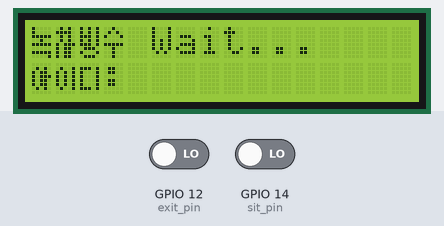
Bench run of a sketch on a simulated ESP8266 (NodeMCU). On the bench: 16×2 character LCD. The inputs (shaded band) are chosen by the test bench; at power-on: GPIO 12 (exit_pin) LOW, GPIO 14 (sit_pin) LOW. WiFi joins after 1.5 s; servers stay silent unless stated; the Firebase database answers and starts empty; what the sketch prints to the serial monitor is not drawn.

Above: at 0.2 s.
At 1.82 s:
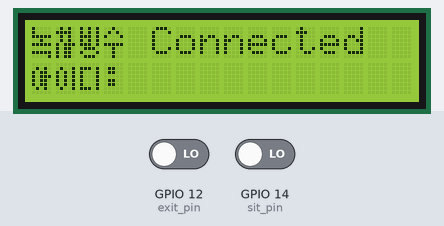

The sketch:

final.ino
```cpp
#include <ESP8266WiFi.h>
#include <FirebaseArduino.h>

#include <Wire.h>

#include <LiquidCrystal_I2C.h>

LiquidCrystal_I2C lcd(0x27, 16, 2);

#define WIFI_SSID "WIFI ID HERE"
#define WIFI_PASSWORD "WIFIPW HERE"

#define FIREBASE_HOST "FIREBASEURL HERE"
#define FIREBASE_AUTH "FIREBASE PASSWD HERE"

uint8_t putChar1[8] = {0xf0,0xf0,0x1f,0x4,0x1f,0x0,0x1f,0x21};
uint8_t putChar2[8] = {0xa,0x1e,0xa,0xa,0x17,0x16,0x16,0x16};
uint8_t putChar3[8] = {0x15,0x15,0x1d,0x15,0x1d,0xe,0x11,0xe};
uint8_t putChar4[8] = {0x4,0xa,0x11,0x0,0x1f,0x4,0x4,0x4};
uint8_t putChar5[8] = {0x0,0xa,0x16,0x17,0x16,0x16,0xa,0x0};
uint8_t putChar6[8] = {0x0,0x9,0x15,0x15,0x15,0x15,0x9,0x0};
uint8_t putChar7[8] = {0x0,0x1d,0x11,0x11,0x11,0x11,0x1d,0x0};

int timer = 0;

int sit_pin = 14;
int exit_pin = 12;

void printLog(String msg){
  lcd.setCursor(5,0);
  lcd.print(msg);
  lcd.print("           ");
}

void printId(String msg){
  lcd.setCursor(5,1);
  lcd.print(msg);
  lcd.print("           ");
}

void setup() {
  Serial.begin(9600);

  Wire.begin(2,0);

  lcd.init();
  lcd.backlight();

  lcd.createChar(0, putChar1); lcd.createChar(1, putChar2);
  lcd.createChar(2, putChar3); lcd.createChar(3, putChar4);
  lcd.createChar(4, putChar5); lcd.createChar(5, putChar6);
  lcd.createChar(6, putChar7);

  lcd.setCursor(0,0);
  lcd.print((char)0);lcd.print((char)1); lcd.print((char)2);lcd.print((char)3);

  lcd.setCursor(0,1);
  lcd.print((char)4); lcd.print((char)5);lcd.print((char)6); lcd.print(":");

  printLog("Wait...");

  WiFi.begin(WIFI_SSID,WIFI_PASSWORD);
  Serial.print("connecting");
  while(WiFi.status() != WL_CONNECTED) {
    Serial.print(".");
    delay(500);
  }

  printLog("Connected");


  Serial.println();
  Serial.print("connected");
  Serial.println(WiFi.localIP());

  Firebase.begin(FIREBASE_HOST, FIREBASE_AUTH);

  timer = millis();//설정
}

bool prevSit = 0;
bool prevExit = 0;

long lastDetected = 0;
//-------------------------------------
void loop() {
  switchCheck();

  String userId = Firebase.getString("/seat/test1/userId");
  bool isReserved = Firebase.getBool("/seat/test1/isReserved");

  if(isReserved){
    printId(userId);
  } else {
    printId("No User");
  }
  //-----------------------------------------------
  long offlineTime = millis() - lastDetected;
  Serial.println(offlineTime);
  //---------------------------------------------------
  if(!prevSit && offlineTime > 1000*10){
    Firebase.setBool("/seat/test1/kick", true);

  }


  if (Firebase.failed()) {
      Serial.print("Firebase Error: ");
      Serial.println(Firebase.error());
  }


}

void switchCheck(){
  bool currSit = digitalRead(sit_pin);
  bool currExit = digitalRead(exit_pin);
  if(currSit != prevSit){
    prevSit = currSit;

    if(currSit){
      sit(currSit);
    } else {
      sit(currSit);
    }
  }

  if(currExit != prevExit){
    prevExit = currExit;

    if(currExit){
      exit();
    } else {

    }
  }
}

void sit(bool b){
  if(b){
    Firebase.setBool("/seat/test1/isPeopleDetected", b);
  } else
  {
    lastDetected = millis();
    Firebase.setBool("/seat/test1/isPeopleDetected", b);
    Firebase.setInt("/seat/test1/lastDetected", lastDetected);
  //  Firebase.setInt("/seat/test1/offlineTime",millis());//-------------
  }

}

void exit(){
  Firebase.setBool("/seat/test1/isPeopleDetected", false);
  Firebase.setBool("/seat/test1/isReserved", false);
  Firebase.setBool("/seat/test1/kick", false);

  Firebase.setInt("/seat/test1/lastDetected", 0);
  Firebase.setString("/seat/test1/seatName", "A1");
  Firebase.setString("/seat/test1/userId", "");

}
```
